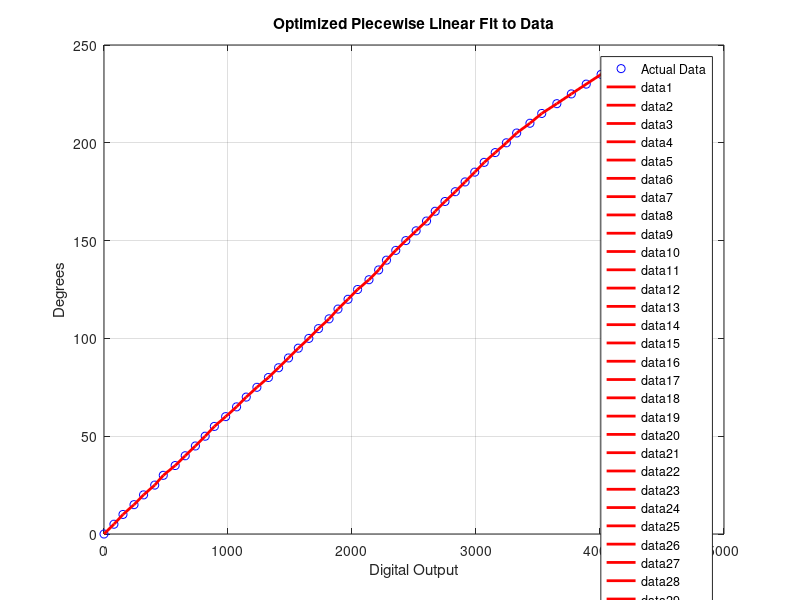

This figure's MATLAB source:
% Define the data
x = [0, 80, 153, 242, 319, 409, 478, 574, 655, 737, 816, 890, 981, 1069, 1147, 1233, ...
     1326, 1408, 1488, 1567, 1652, 1730, 1815, 1887, 1968, 2045, 2137, 2215, 2278, 2353, ...
     2434, 2517, 2601, 2671, 2750, 2833, 2912, 2990, 3066, 3155, 3245, 3328, 3435, 3530, ...
     3652, 3769, 3889, 4009, 4095];
y = [0, 5, 10, 15, 20, 25, 30, 35, 40, 45, 50, 55, 60, 65, 70, 75, 80, 85, 90, 95, ...
     100, 105, 110, 115, 120, 125, 130, 135, 140, 145, 150, 155, 160, 165, 170, 175, ...
     180, 185, 190, 195, 200, 205, 210, 215, 220, 225, 230, 235, 240];

% Calculate the piecewise linear model using differences
slopes = diff(y) ./ diff(x);
intercepts = y(1:end-1) - slopes .* x(1:end-1);

% Initialize simplified segments
simplified_slopes = [];
simplified_intercepts = [];
simplified_start = x(1);
simplified_end = [];

% Simplify the segments by combining those with the same slope and intercept
for i = 2:length(slopes)
    if slopes(i) ~= slopes(i-1) || intercepts(i) ~= intercepts(i-1)
        simplified_slopes = [simplified_slopes; slopes(i-1)];
        simplified_intercepts = [simplified_intercepts; intercepts(i-1)];
        simplified_end = [simplified_end; x(i)];
        simplified_start = [simplified_start; x(i)];
    end
end
% Add the last segment
simplified_slopes = [simplified_slopes; slopes(end)];
simplified_intercepts = [simplified_intercepts; intercepts(end)];
simplified_end = [simplified_end; x(end)];

% Display each line equation for simplified segments
disp('Simplified Piecewise Linear Segment Equations:');
for i = 1:length(simplified_slopes)
    fprintf('Segment from %d to %d: y = %.4fx + %.4f\n', simplified_start(i), simplified_end(i), simplified_slopes(i), simplified_intercepts(i));
end

% Plot the data and the original piecewise fit
figure;
plot(x, y, 'bo', 'DisplayName', 'Actual Data');
hold on;

% Plot each simplified segment
for i = 1:length(simplified_slopes)
    plot([simplified_start(i), simplified_end(i)], [simplified_start(i) * simplified_slopes(i) + simplified_intercepts(i), simplified_end(i) * simplified_slopes(i) + simplified_intercepts(i)], 'r-', 'LineWidth', 2);
end
title('Optimized Piecewise Linear Fit to Data');
xlabel('Digital Output');
ylabel('Degrees');
legend('show');
grid on;
